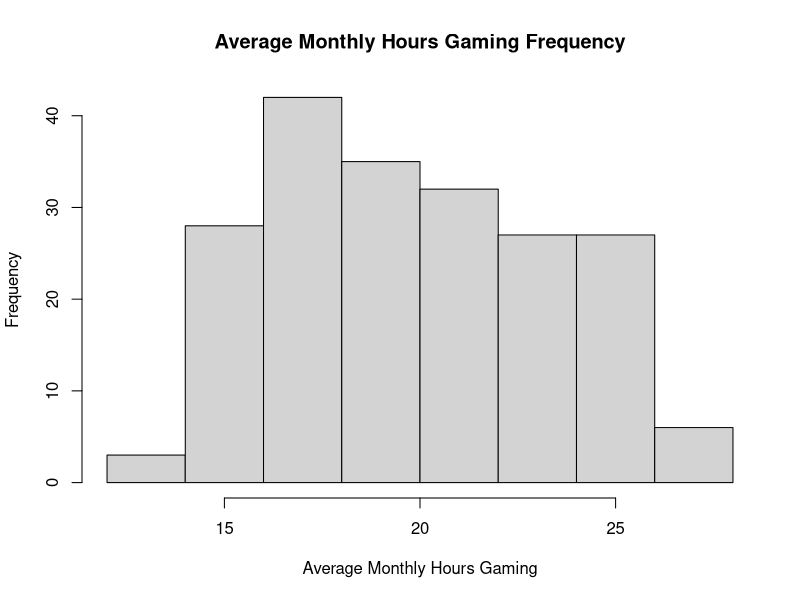
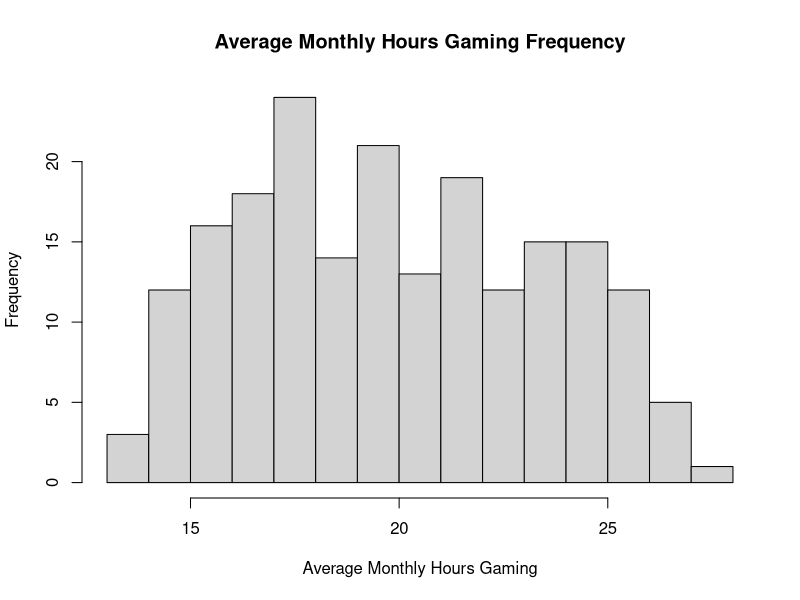
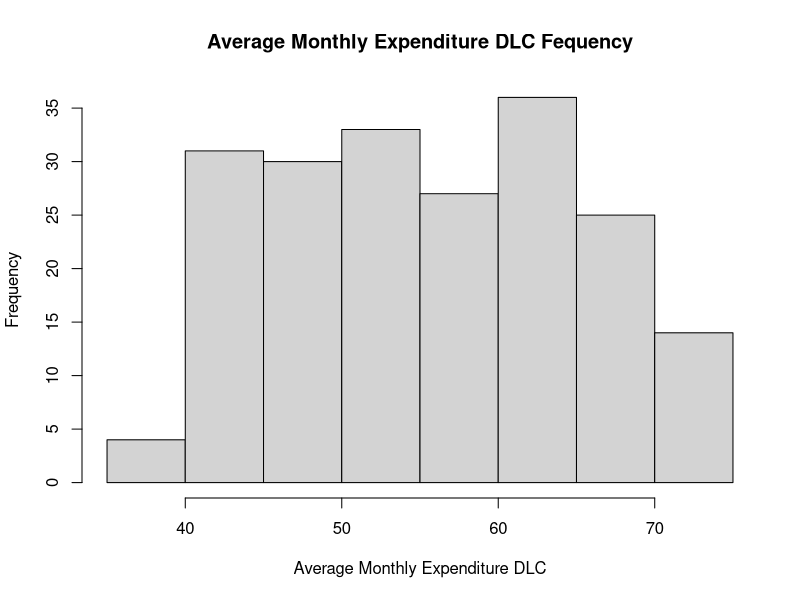
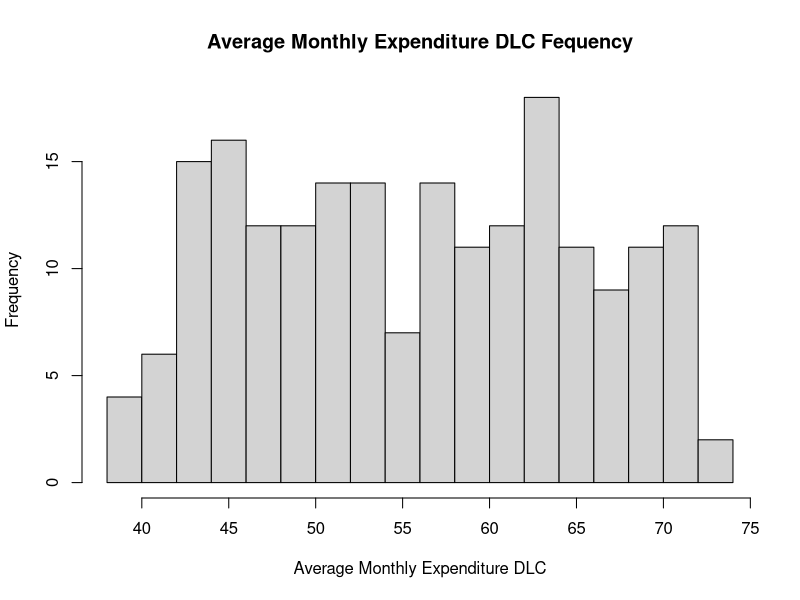
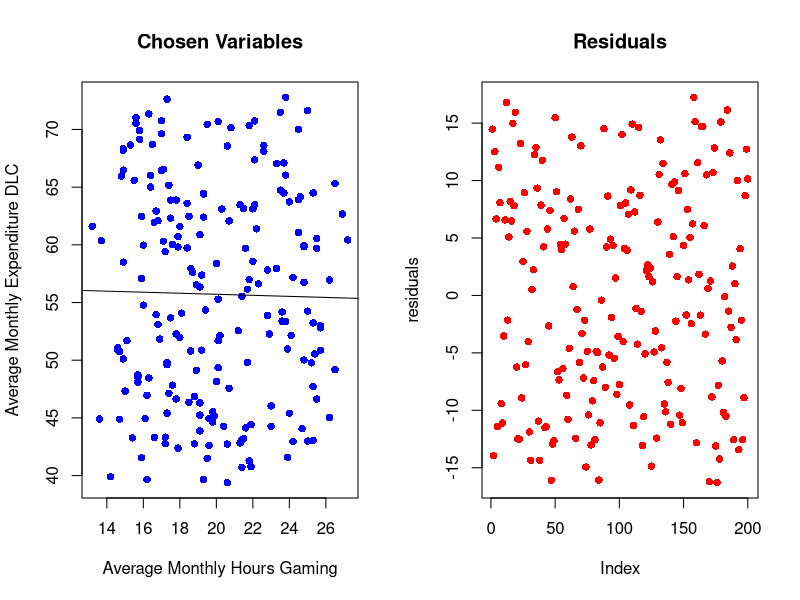
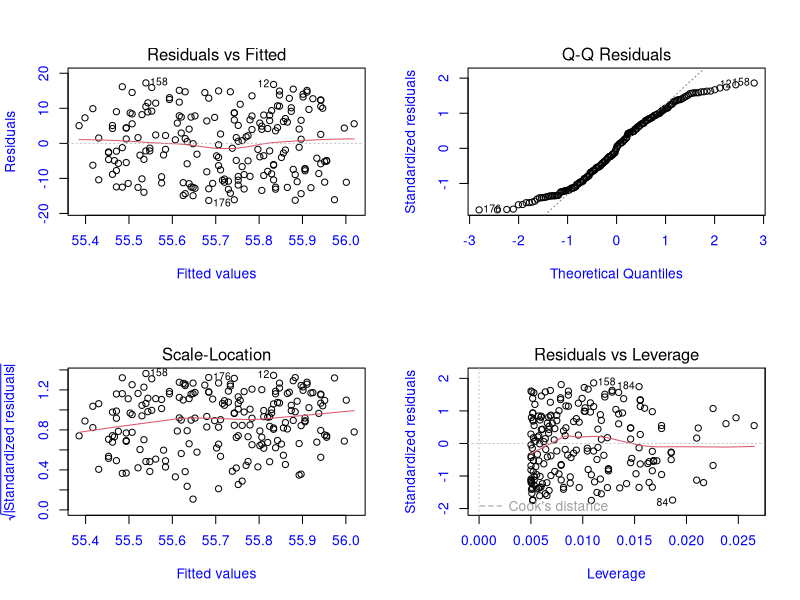
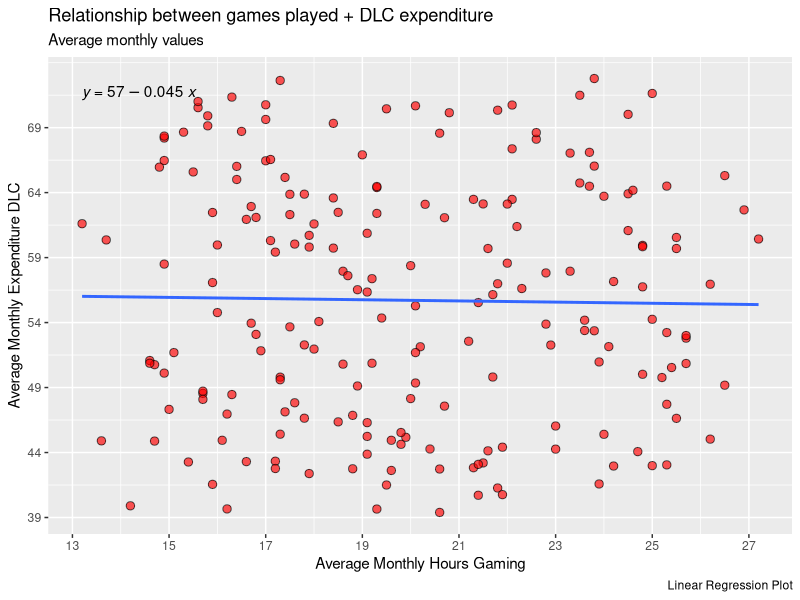
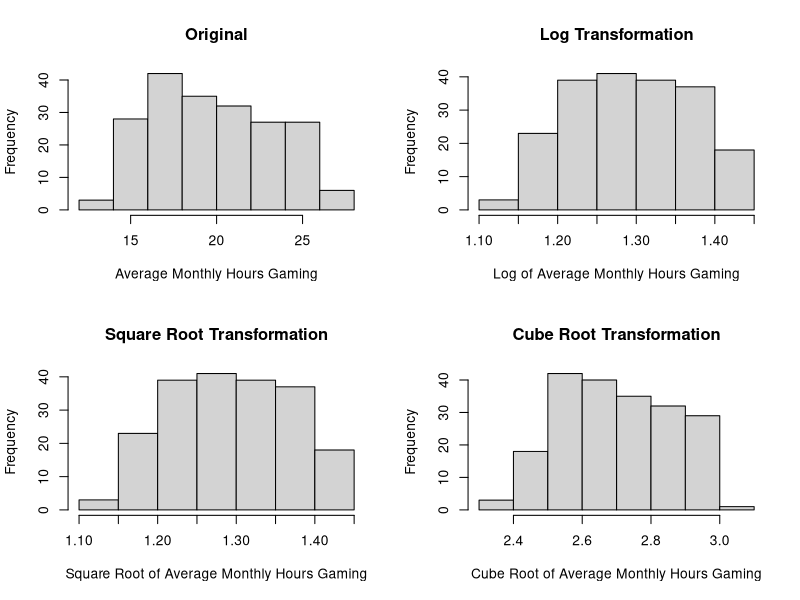

The R source for these figures, in order:
## ---- chunk 1
# knitr::opts_chunk$set(echo = TRUE)

# Libraries used
if(!require("readr"))
  install.packages("readr")
if(!require("dplyr"))
  install.packages("dplyr")
if(!require("ggplot2"))
  install.packages("ggplot2")
if(!require("knitr"))
  install.packages("knitr")
if(!require("kableExtra"))
  install.packages("kableExtra")
if(!require("kableExtra"))
  install.packages("ggpubr")

library(readr)      # read_csv()
library(dplyr)      # sample_n()
library(ggplot2)    # data viszualizatoin, plot linear regression
library(knitr)      # Display data in tables
library(kableExtra) # Format tables
library(ggpubr)     # Add formula to plot
## ---- chunk 2
# Load and Randomly Sample Data
# use readr::read_csv() to load data from csv file

data <- read_csv("amalgamated_game_survey_250_2022.csv") # read data from csv
summary(data) # Check data has been read in correctly
## ---- chunk 3
# set a seed to reproduce random values
set.seed(1234) 

# randomly sample 200 of the 250 rows
sample_data <- sample_n(data, 200) # returns tibble 200 x 11
## ---- chunk 4
# check the correlation between the chosen variables
cor(sample_data$avg_monthly_hrs_gaming, sample_data$avg_monthly_expenditure_dlc)
# perform correlation test on chosen variables
cor.test(sample_data$avg_monthly_hrs_gaming, sample_data$avg_monthly_expenditure_dlc)
## ---- chunk 5
hist(sample_data$avg_monthly_hrs_gaming, 
     main="Average Monthly Hours Gaming Frequency",
     xlab="Average Monthly Hours Gaming")
## ---- chunk 6
hist(sample_data$avg_monthly_hrs_gaming, 
     main="Average Monthly Hours Gaming Frequency",
     xlab="Average Monthly Hours Gaming",
     breaks=12)
## ---- chunk 7
hist(sample_data$avg_monthly_expenditure_dlc, 
     main="Average Monthly Expenditure DLC Fequency",
     xlab = "Average Monthly Expenditure DLC")
## ---- chunk 8
hist(sample_data$avg_monthly_expenditure_dlc, 
     main="Average Monthly Expenditure DLC Fequency",
     xlab = "Average Monthly Expenditure DLC",
     breaks=12)
## ---- chunk 9
# Shapiro-Wilk's method for normality test

# If the P value is greater than 0.05 accept null hypothesis
# If the P value is less than or equal to 0.05 reject null hypothesis

significance <- 0.05

# perform shapiro test on avg_monthly_hrs_gaming
st_hours <- shapiro.test(sample_data$avg_monthly_hrs_gaming)

# if shapiro test result is too low reject the null hypothesis
if(st_hours$p.value < significance) {
  print("reject") } else {
  print("accept")
}

# perform shapiro test on avg_monthly_expenditure_dlc
st_bucks <- shapiro.test(sample_data$avg_monthly_expenditure_dlc)
# use ifelse() to perform similar check as above
print(ifelse(st_bucks$p.value < significance, "reject", "accept"))
## ---- chunk 10
# simple linear regression

# calculate effect of independent on dependent variable
mod <- lm(avg_monthly_expenditure_dlc ~ avg_monthly_hrs_gaming, 
          data = sample_data)

# summarise the results of the model
summary(mod)
## ---- chunk 11
#plot(sample_data$avg_monthly_hrs_gaming, mod$residuals)

df <- data.frame(sample_data$avg_monthly_hrs_gaming, sample_data$avg_monthly_expenditure_dlc)

par(mfrow=c(1,2), main="test") # 2 rows and 2 columns
plot(df, pch=16, col="blue", 
     xlab="Average Monthly Hours Gaming",
     ylab="Average Monthly Expenditure DLC",
     main="Chosen Variables")
abline(mod)
plot(mod$residuals, pch=16, col="red", ylab="residuals", main="Residuals")
par(mfrow=c(1,1)) # Reset to 1 row and 1 column
## ---- chunk 12
# r squared value, percent of variation
r_squared <- summary(mod)$r.squared
r_squared

# r value, derived from r squared
sqrt(r_squared)

# r value, using correlation function
cor(sample_data$avg_monthly_hrs_gaming, sample_data$avg_monthly_expenditure_dlc)
## ---- chunk 13
par(mfrow=c(2,2), main="test") # 2 rows and 2 columns
plot(mod, col.lab="blue", col.axis="blue") # plot the model
par(mfrow=c(1,1)) # Reset to 1 row and 1 column
## ---- chunk 14
# plot dataset in a scatter plot, add colours for points
plot <- ggplot(data = mod, mapping = aes(x = avg_monthly_hrs_gaming, 
                                 y = avg_monthly_expenditure_dlc)) +
  geom_point(alpha = 0.66, # transparcency, lets stacked points show darker
             shape=21,# round
             fill="red", # inner colour
             color="black", # outline colour
             size=2.5) + # size (3 too big, 1 too small) +
  
  labs(title = "Relationship between games played + DLC expenditure",
       subtitle = "Average monthly values",
       caption = "Linear Regression Plot")

# Calculate x and y tick spacing and frequency
scale_x = scale_x_continuous(breaks = seq(
  floor(min(sample_data$avg_monthly_hrs_gaming)), # round down lowest value
  ceiling(max(sample_data$avg_monthly_hrs_gaming)), # round up highest value
  by = 2), # frequency
  name = "Average Monthly Hours Gaming") # x label
scale_y = scale_y_continuous(breaks = seq(
  floor(min(sample_data$avg_monthly_expenditure_dlc)), 
  ceiling(max(sample_data$avg_monthly_expenditure_dlc)),
  by = 5), 
  name = "Average Monthly Expenditure DLC")

# Get intercept and slope for regresion line
coeff <- coefficients(mod) # get coefficients returned from linear model
intercept <- coeff[1] # avg_monthly_hrs_gaming intercept
slope <- coeff[[2]] # slope of line, double square brackets = just the number

# Add x and y labels and geometry line to plot
plot + scale_x + scale_y +
  # geom_abline(intercept = intercept, slope = slope, color="red") + # regression line
  #stat_smooth(method = "lm", formula = y ~ x, geom = "smooth")
  geom_smooth(method="lm", se=F) +
  stat_regline_equation() # add equation to regression line
## ---- chunk 15
log_hours <- log10(sample_data$avg_monthly_hrs_gaming)
log_bucks <- log10(sample_data$avg_monthly_expenditure_dlc)

df_log <- data.frame(log_hours, log_bucks)
mod_log <- lm(log_bucks ~ log_hours, data=df_log)
summary(mod_log)
## ---- chunk 16
sqrt_hours <- log10(sample_data$avg_monthly_hrs_gaming)
sqrt_bucks <- log10(sample_data$avg_monthly_expenditure_dlc)

df_sqrt <- data.frame(sqrt_hours, sqrt_bucks)
mod_sqrt <- lm(sqrt_bucks ~ sqrt_hours, data=df_sqrt)
summary(mod_sqrt)
## ---- chunk 17
cube_hours <- sample_data$avg_monthly_hrs_gaming^(1/3)
cube_bucks <- sample_data$avg_monthly_expenditure_dlc^(1/3)

df_cube <- data.frame(cube_hours, cube_bucks)
mod_cube <- lm(cube_bucks ~ cube_hours, data=df_cube)
summary(mod_cube)
## ---- chunk 18
par(mfrow=c(2,2)) # 2 rows and 2 columns

# avg_monthly_hrs_gaming transforms

hist(sample_data$avg_monthly_hrs_gaming, main='Original',
     xlab="Average Monthly Hours Gaming") # original
hist(log_hours, main='Log Transformation',
     xlab="Log of Average Monthly Hours Gaming") # log
hist(sqrt_hours, main='Square Root Transformation',
     xlab="Square Root of Average Monthly Hours Gaming") # square root
hist(cube_hours, main='Cube Root Transformation',
     xlab="Cube Root of Average Monthly Hours Gaming") # cube root

par(mfrow=c(1,1)) # Reset to 1 row and 1 column
## ---- chunk 19
par(mfrow=c(2,2)) # 2 rows and 2 columns

# avg_monthly_expenditure_dlc transforms

hist(sample_data$avg_monthly_expenditure_dlc, main='Original',
     xlab="Average Monthly Expenditure DLC") # original
hist(log_bucks, main='Log Transformation',
     xlab="Log of Average Monthly Expenditure DLC") # log
hist(sqrt_bucks, main='Square Root Transformation',
     xlab="Square Root of Avg. Monthly Expenditure DLC") # square root
hist(cube_bucks, main='Cube Root Transformation',
     xlab="Cube Root of Avg. Monthly Expenditure DLC") # cube root
par(mfrow=c(1,1)) # Reset to 1 row and 1 column
## ---- chunk 20
st1 <- shapiro.test(sample_data$avg_monthly_hrs_gaming)
print(ifelse(st1$p.value < significance, "reject", "accept"))
st2 <- shapiro.test(log_hours)
print(ifelse(st2$p.value < significance, "reject", "accept"))
st3 <- shapiro.test(sqrt_hours)
print(ifelse(st3$p.value < significance, "reject", "accept"))
st4 <- shapiro.test(cube_hours)
print(ifelse(st4$p.value < significance, "reject", "accept"))
st5 <- shapiro.test(sample_data$avg_monthly_expenditure_dlc)
print(ifelse(st5$p.value < significance, "reject", "accept"))
st6 <- shapiro.test(log_bucks)
print(ifelse(st6$p.value < significance, "reject", "accept"))
st7 <- shapiro.test(sqrt_bucks)
print(ifelse(st7$p.value < significance, "reject", "accept"))
st8 <- shapiro.test(cube_bucks)
print(ifelse(st8$p.value < significance, "reject", "accept"))
## ---- chunk 21
plot <- ggplot(data = mod, mapping = aes(x = avg_monthly_hrs_gaming, 
                                 y = avg_monthly_expenditure_dlc,
                                 fill=sample_data$favourite_game,
                                 color=sample_data$favourite_game)) + 
  geom_point(alpha = 0.66, # transparcency, lets stacked points show darker
             shape=21,# round
             color="black", # outline colour
             size=2.5) + # size (3 too big, 1 too small) +
  
  labs(title = "Relationship between games played + DLC expenditure",
       subtitle = "Average monthly values",
       caption = "Linear Regression Plot: Group by favourite game")

# Add x and y labels and geometry line to plot
plot + scale_x + scale_y +
  geom_smooth(method="lm", se=F)
## ---- chunk 22
plot <- ggplot(data = mod, mapping = aes(x = avg_monthly_hrs_gaming, 
                                 y = avg_monthly_expenditure_dlc,
                                 fill=sample_data$gender,
                                 color=sample_data$gender)) + 
  geom_point(alpha = 0.66, # transparcency, lets stacked points show darker
             shape=21,# round
             color="black", # outline colour
             size=2.5) + # size (3 too big, 1 too small) +
  
  labs(title = "Relationship between games played + DLC expenditure",
       subtitle = "Average monthly values",
       caption = "Linear Regression Plot: Group by gender")

# Add x and y labels and geometry line to plot
plot + scale_x + scale_y +
  geom_smooth(method="lm", se=F)
## ---- chunk 23
plot <- ggplot(data = mod, mapping = aes(x = avg_monthly_hrs_gaming, 
                                 y = avg_monthly_expenditure_dlc,
                                 fill=sample_data$top_reason_gaming,
                                 color=sample_data$top_reason_gaming)) + 
  geom_point(alpha = 0.66, # transparcency, lets stacked points show darker
             shape=21,# round
             color="black", # outline colour
             size=2.5) + # size (3 too big, 1 too small) +
  
  labs(title = "Relationship between games played + DLC expenditure",
       subtitle = "Play Roblox",
       caption = "Linear Regression Plot: Group by To Reason Gaming")

# Add x and y labels and geometry line to plot
plot + scale_x + scale_y +
  geom_smooth(method="lm", se=F) +
  facet_grid(~sample_data$play_roblox)
## ---- chunk 24
plot <- ggplot(data = mod, mapping = aes(x = avg_monthly_hrs_gaming, 
                                 y = avg_monthly_expenditure_dlc,
                                 fill=sample_data$top_reason_gaming,
                                 color=sample_data$top_reason_gaming)) + 
  geom_point(alpha = 0.66, # transparcency, lets stacked points show darker
             shape=21,# round
             color="black", # outline colour
             size=2.5) + # size (3 too big, 1 too small) +
  
  labs(title = "Relationship between games played + DLC expenditure",
       subtitle = "Use Steam",
       caption = "Linear Regression Plot: Group by To Reason Gaming")

# Add x and y labels and geometry line to plot
plot + scale_x + scale_y +
  geom_smooth(method="lm", se=F) +
  facet_grid(~sample_data$use_steam)
